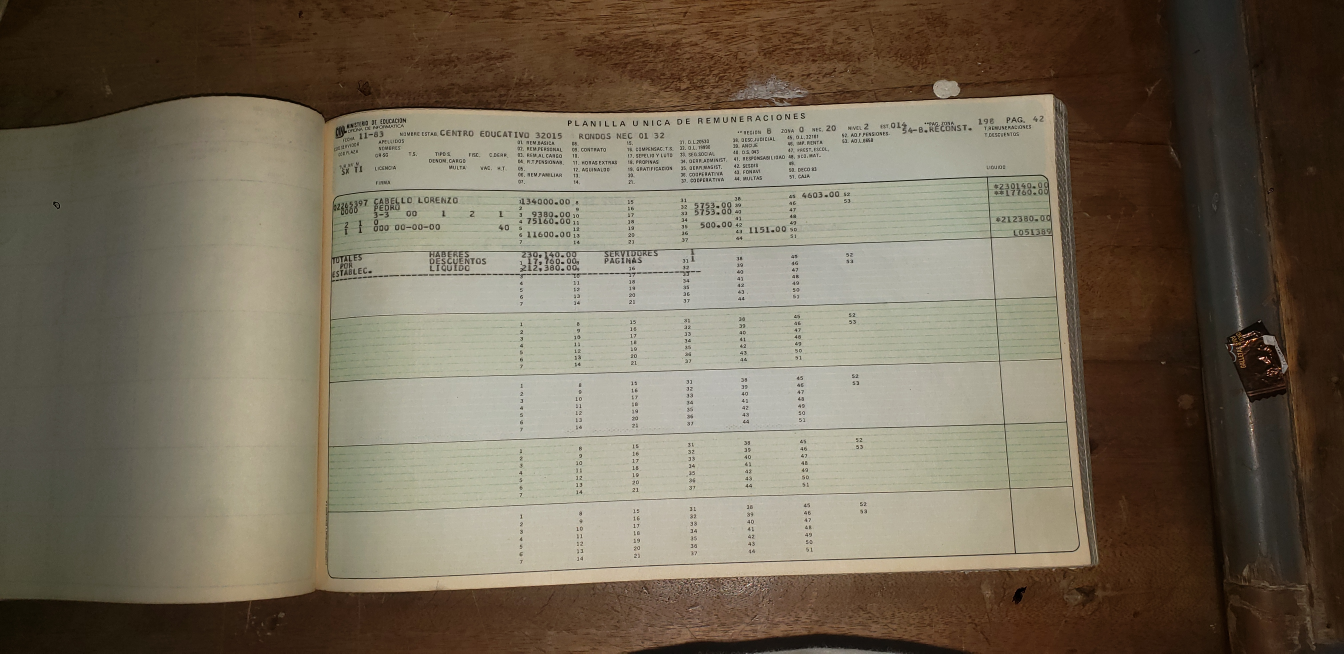
#> input picture fotos/Formato1.jpg, 4032 x 1960 px (shown at 1/3 size); its folder holds only this picture in this run
$ python -i procesamiento.py   (imports and definitions only)   (older library calls are emulated)
#> lines starting #> are read from the running program, lines starting #| are printed output that depends on the picture; after the words box and inside, x2 and y2 are one past the last pixel; in counts of white or black regions, pixels touching at a corner belong together
#> further down, picture is the input picture: shape (1960, 4032, 3); mean B, G, R 87.4, 105.1, 115.9
import cv2
import math
import numpy as np


# [10 lines left out: function cargar_imagen, not called in this run]


def crear_mascara_papel(imagen):

    gris = cv2.cvtColor(
        imagen,
        cv2.COLOR_BGR2GRAY
    )
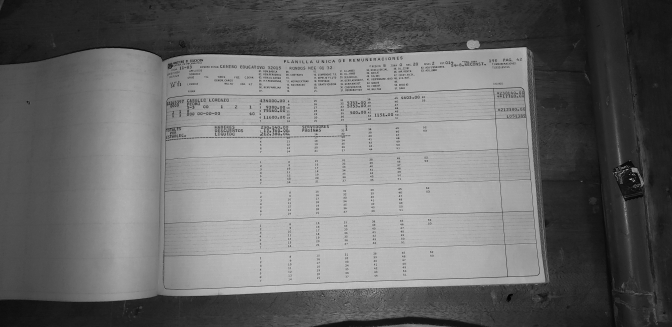
#> gris: shape (1960, 4032) (shown at 1/6 size); min 0, max 254, mean 106.3

    # Suavizamos para reducir el efecto
    # de letras y pequeños detalles.
    gris = cv2.GaussianBlur(
        gris,
        (15, 15),
        0
    )

    # En lugar de utilizar un valor fijo,
    # calculamos automáticamente un umbral
    # a partir de la imagen.
    _, mascara = cv2.threshold(
        gris,
        0,
        255,
        cv2.THRESH_BINARY + cv2.THRESH_OTSU
    )
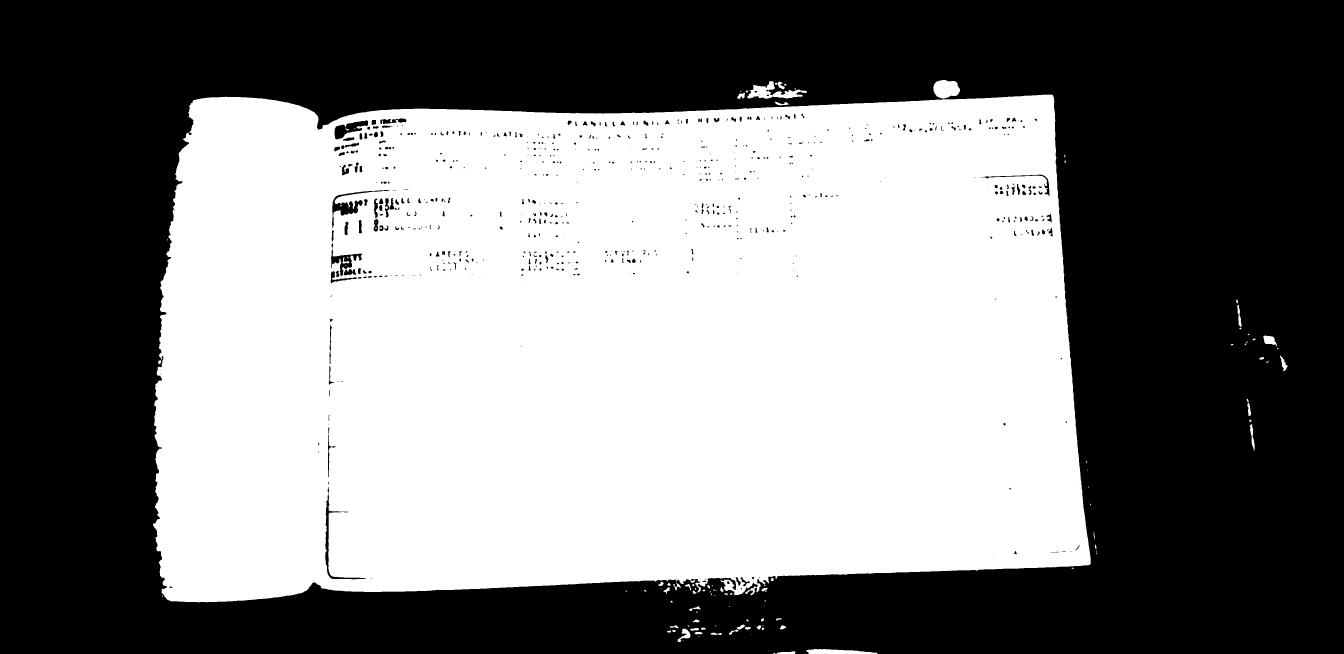
#> mascara: shape (1960, 4032) (shown at 1/3 size); 48.9% white; 114 white regions (48 under 20 px), largest, box (x1, y1, x2, y2) and area: (459, 284, 3272, 1807) 3845639, (2242, 243, 2421, 296) 3867, (2800, 240, 2880, 296) 3438

    # Unimos pequeñas interrupciones dentro
    # de las regiones claras.
    kernel = cv2.getStructuringElement(
        cv2.MORPH_RECT,
        (31, 31)
    )

    mascara = cv2.morphologyEx(
        mascara,
        cv2.MORPH_CLOSE,
        kernel
    )
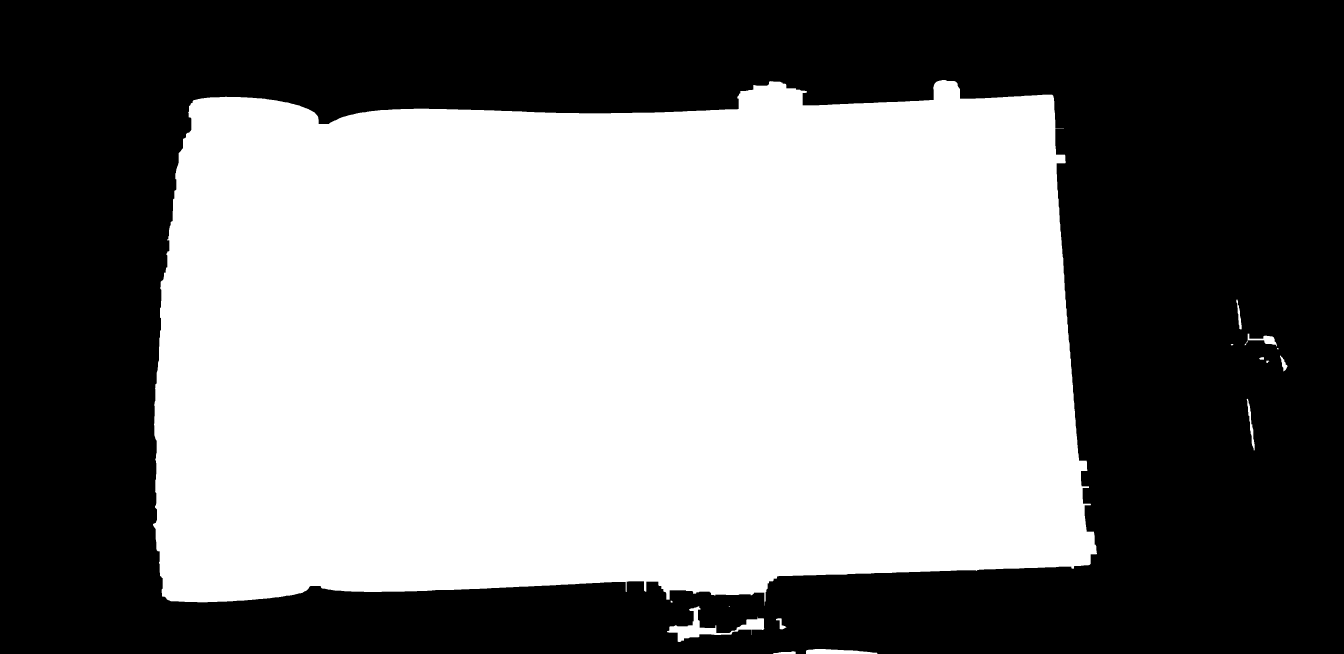
#> mascara: shape (1960, 4032) (shown at 1/3 size); 49.7% white; 15 white regions (2 under 20 px), largest, box (x1, y1, x2, y2) and area: (459, 240, 3291, 1817) 3917536, (2001, 1819, 2293, 1926) 7473, (2418, 1947, 2632, 1960) 1915

    return mascara


# [1197 lines left out: functions encontrar_regiones_papel, dibujar_candidatos, detectar_pliegue, recortar_pagina_derecha, detectar_esquinas_pagina, detectar_bordes_pagina and 17 more, not called in this run]

>>> import cv2
>>> picture = cv2.imread('../fotos/Formato1.jpg')
>>> result = crear_mascara_papel(picture)

$ run again, on fotos/Formato2.jpg
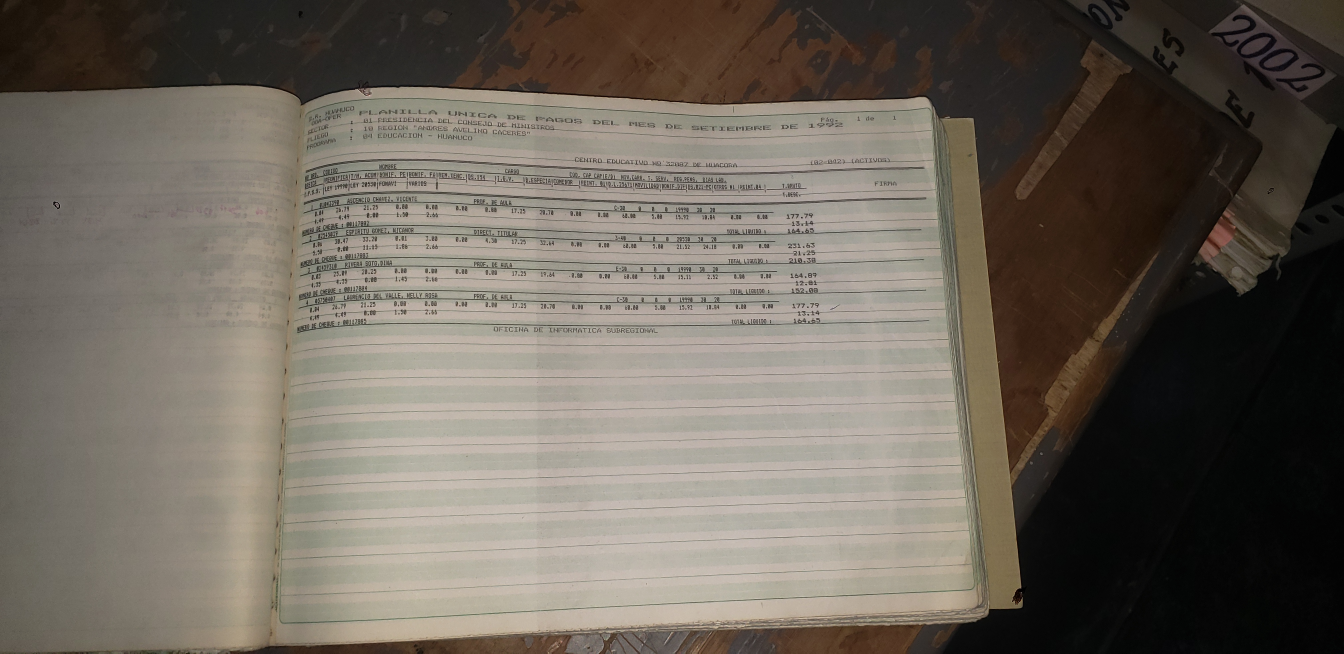
#> input picture fotos/Formato2.jpg, 4032 x 1960 px (shown at 1/3 size)
#> picture is the input picture: shape (1960, 4032, 3); mean B, G, R 91.6, 101.3, 108.9
#> in crear_mascara_papel, `_, mascara = cv2.threshold( gris, 0, 255, cv2.THRESH_BINARY + cv2.THRE..`:
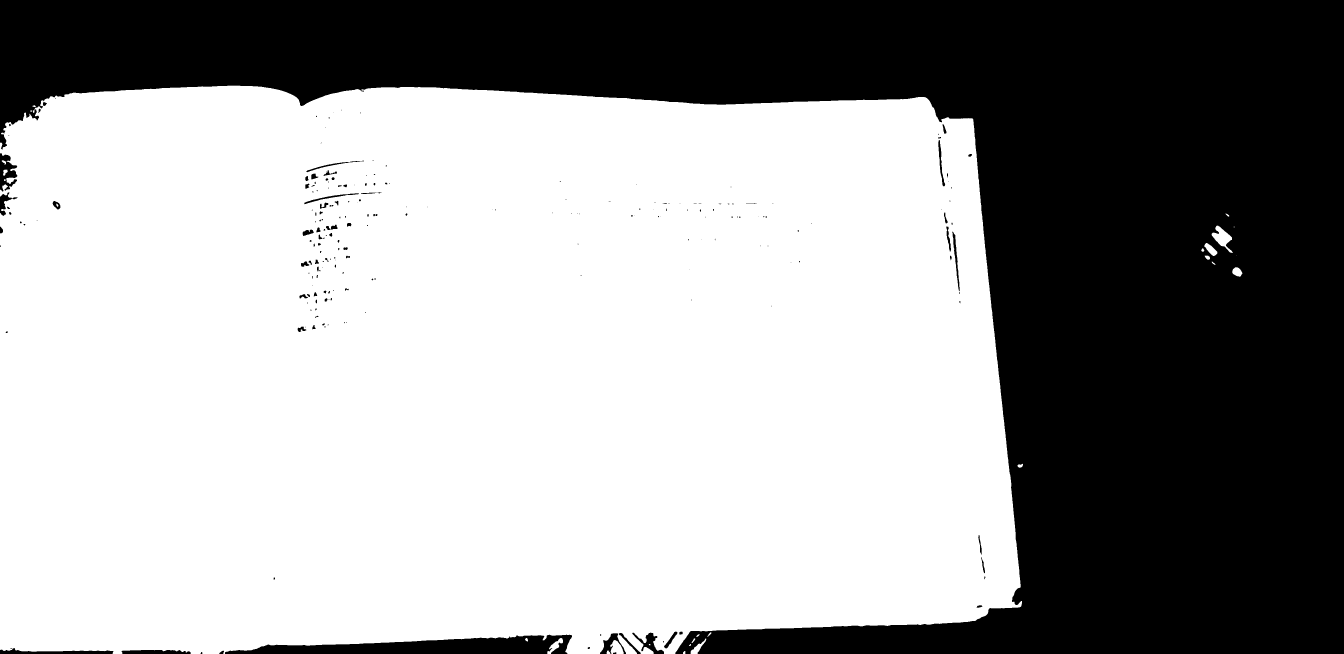
#> mascara: shape (1960, 4032) (shown at 1/3 size); 61.5% white; 223 black regions (126 under 20 px), largest, box (x1, y1, x2, y2) and area: (0, 0, 4032, 1960) 2983748, (675, 1904, 1716, 1960) 34414, (0, 460, 52, 575) 3385
#> in crear_mascara_papel, `mascara = cv2.morphologyEx( mascara, cv2.MORPH_CLOSE, kernel )`:
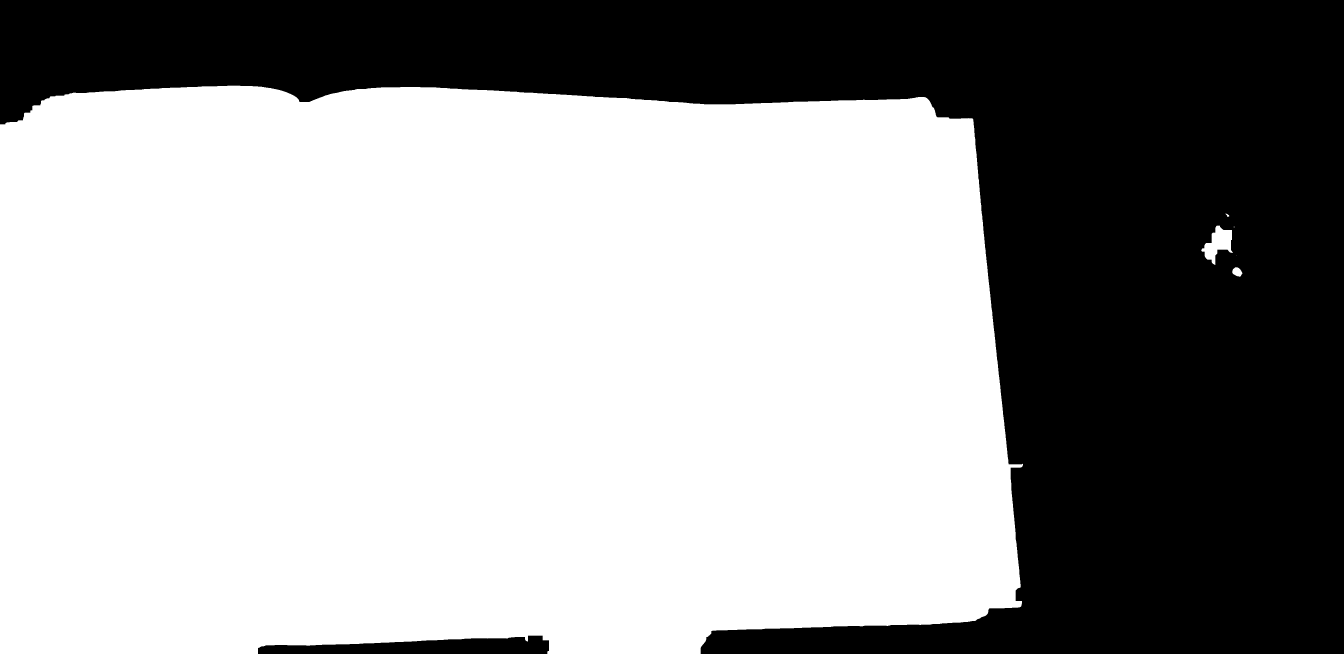
#> mascara: shape (1960, 4032) (shown at 1/3 size); 62% white; 2 black regions, box (x1, y1, x2, y2) and area: (0, 0, 4032, 1960) 2974609, (774, 1907, 1647, 1960) 30606

$ run again, on fotos/Formato3.jpg
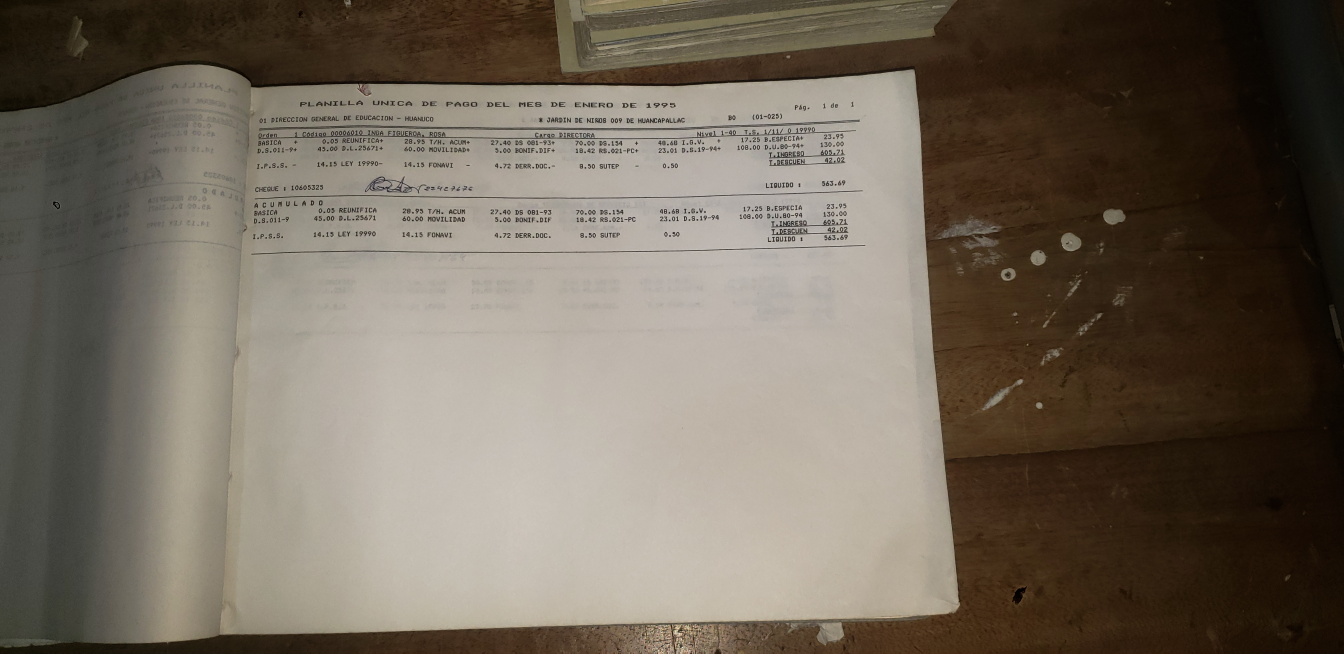
#> input picture fotos/Formato3.jpg, 4032 x 1960 px (shown at 1/3 size)
#> picture is the input picture: shape (1960, 4032, 3); mean B, G, R 91.7, 104.5, 114.3
#> in crear_mascara_papel, `_, mascara = cv2.threshold( gris, 0, 255, cv2.THRESH_BINARY + cv2.THRE..`:
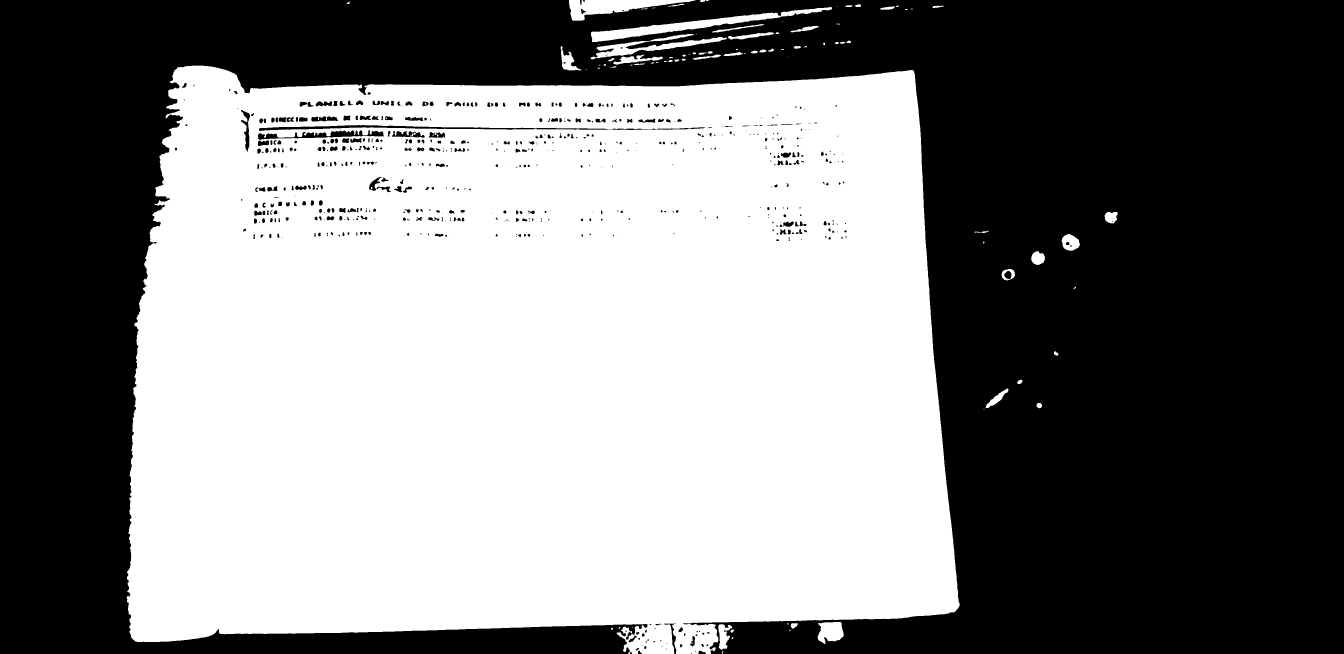
#> mascara: shape (1960, 4032) (shown at 1/3 size); 49.6% white; 98 white regions (27 under 20 px), largest, box (x1, y1, x2, y2) and area: (380, 197, 2879, 1960) 3863160, (1773, 21, 2496, 126) 14738, (1707, 0, 2087, 62) 10761
#> in crear_mascara_papel, `mascara = cv2.morphologyEx( mascara, cv2.MORPH_CLOSE, kernel )`:
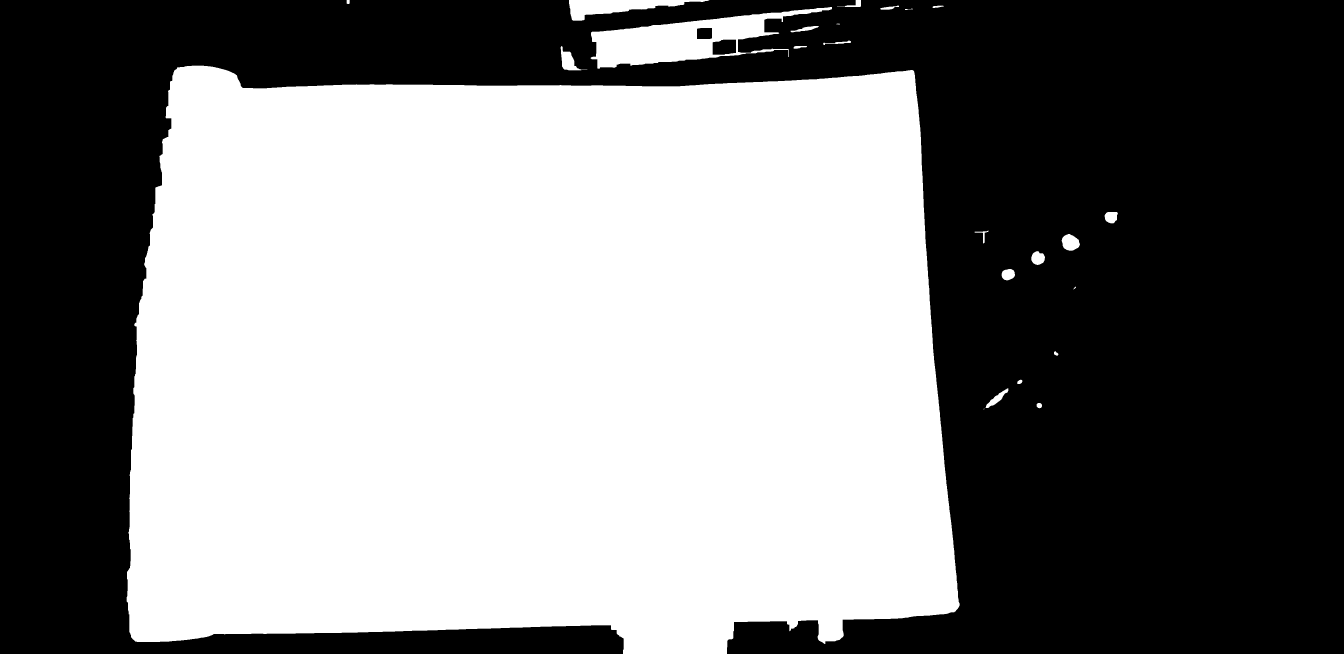
#> mascara: shape (1960, 4032) (shown at 1/3 size); 50.7% white; 3 black regions, box (x1, y1, x2, y2) and area: (0, 0, 4032, 1960) 3888808, (2138, 119, 2208, 164) 2882, (2091, 84, 2136, 117) 1464
